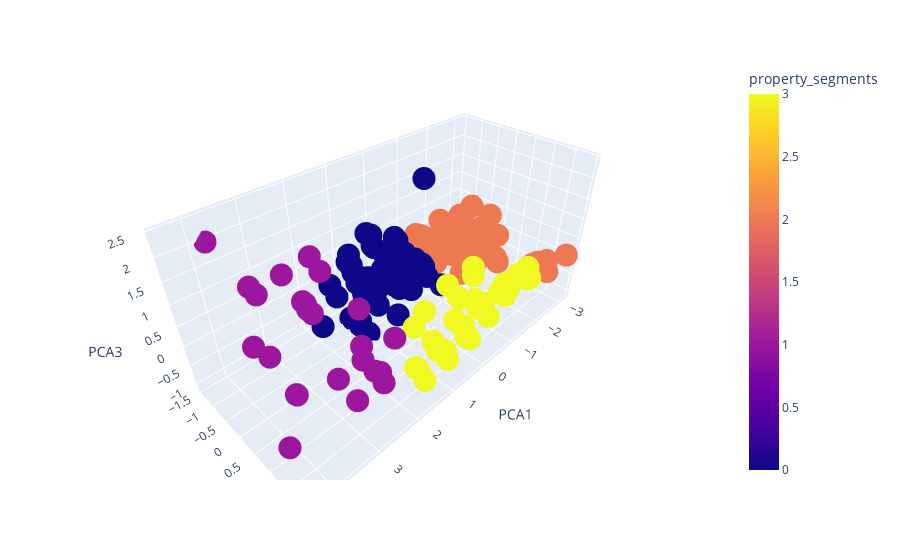

Notebook cell for this chart:
### Code cell
# Plot the clusters
# propertyChi_pca_predictions_df.hvplot.scatter(
#     x="PCA1",
#     y="PCA2",
#     by="property_segments"
# )

import plotly.express as px

fig = px.scatter_3d(propertyNY_pca_predictions_df, x='PCA1', y='PCA2', z='PCA3',
              color='property_segments')
fig.show()

### Figure 1 — Plotly figure (JSON) as saved in the notebook; plotly's stock layout.template omitted (floating-point values rounded to 4 significant figures; data arrays with more than 128 entries replaced by an {"elided": "..."} marker saying what was removed)
{"data": [{"hovertemplate": "PCA1=%{x}<br>PCA2=%{y}<br>PCA3=%{z}<br>property_segments=%{marker.color}<extra></extra>", "legendgroup": "", "marker": {"color": {"elided": "210 int values"}, "coloraxis": "coloraxis", "symbol": "circle"}, "mode": "markers", "name": "", "scene": "scene", "showlegend": false, "type": "scatter3d", "x": {"elided": "210 float values"}, "y": {"elided": "210 float values"}, "z": {"elided": "210 float values"}}], "layout": {"coloraxis": {"colorbar": {"title": {"text": "property_segments"}}, "colorscale": [[0, "#0d0887"], [0.1111, "#46039f"], [0.2222, "#7201a8"], [0.3333, "#9c179e"], [0.4444, "#bd3786"], [0.5556, "#d8576b"], [0.6667, "#ed7953"], [0.7778, "#fb9f3a"], [0.8889, "#fdca26"], [1, "#f0f921"]]}, "legend": {"tracegroupgap": 0}, "margin": {"t": 60}, "scene": {"domain": {"x": [0, 1], "y": [0, 1]}, "xaxis": {"title": {"text": "PCA1"}}, "yaxis": {"title": {"text": "PCA2"}}, "zaxis": {"title": {"text": "PCA3"}}}}}
